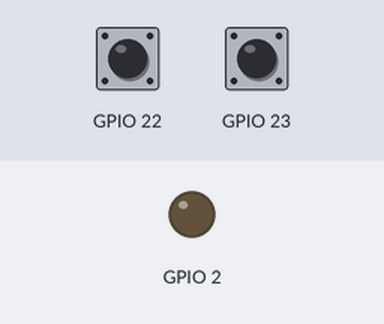
Bench run of a sketch on a simulated ESP32. Shown: output pins drawn as LEDs (lit = HIGH). Dashed ring = blinking. The test bench sets the inputs (shaded band); at power-on: GPIO 22 HIGH, GPIO 23 HIGH.

Above: at 1.2 s.
1.3 s: GPIO 22 pulled LOW for 0.15 s
At 1.6 s:
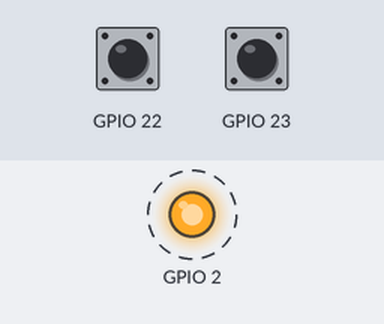
4.4 s: GPIO 23 pulled LOW for 1 s
At 5.8 s:
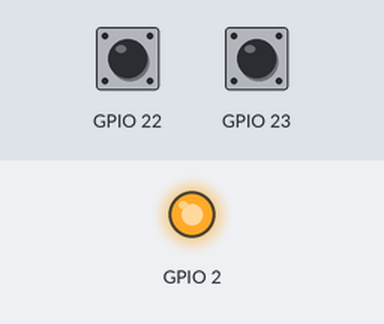
6.9 s: GPIO 22 pulled LOW for 1 s
At 8.7 s:
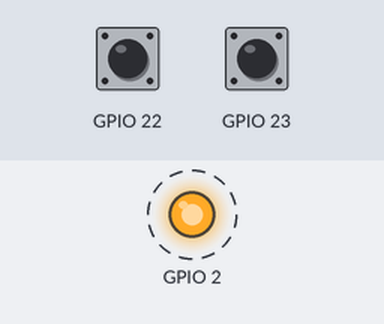
10.9 s: GPIO 23 pulled LOW for 3.2 s
At 11.6 s:
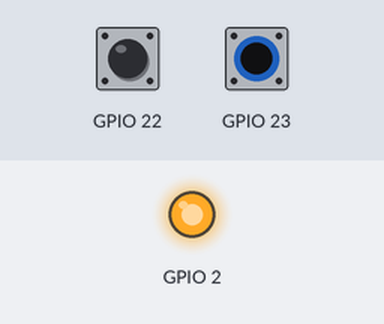
Timing chart, 0 to 13.9 s (numbered marks = the images above; inputs shaded):
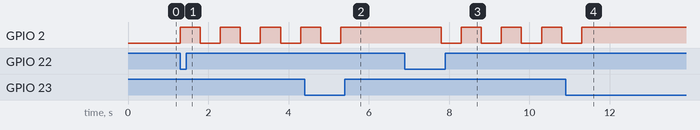

The sketch:

push_LED.ino
```cpp
void setup() {
  // initialize digital pin LED_BUILTIN as an output.

  Serial.begin(115200);
  pinMode(22, INPUT_PULLUP);
  pinMode(23, INPUT_PULLUP);
  pinMode(2, OUTPUT);
}

// the loop function runs over and over again forever
int x,y;
int Mode = -1;
void loop() {
x = digitalRead(22);
y = digitalRead(23);

if(x == 0){
  Mode = 0;
}
if(y == 0){
  Mode = 1;
}


switch(Mode){
  case 0 :
  blinK();
  break;

  case 1:
  ON();
  break;
}


}
void ON(){
digitalWrite(2,1);
delay(500);
}
void blinK() {
digitalWrite(2,1);
delay(500);
digitalWrite(2,0);
delay(500);

}
```

Measured:
- after the input at 1.3 s, GPIO 2: alternates HIGH for 0.50 s and LOW for 0.50 s, starting at once
- after the input at 4.4 s, GPIO 2: goes on until 5.3 s, then stays HIGH
- after the input at 6.9 s, GPIO 2: alternates HIGH for 0.50 s and LOW for 0.50 s, starting after 0.90 s
- after the input at 10.9 s, GPIO 2: goes on until 11.3 s, then stays HIGH
